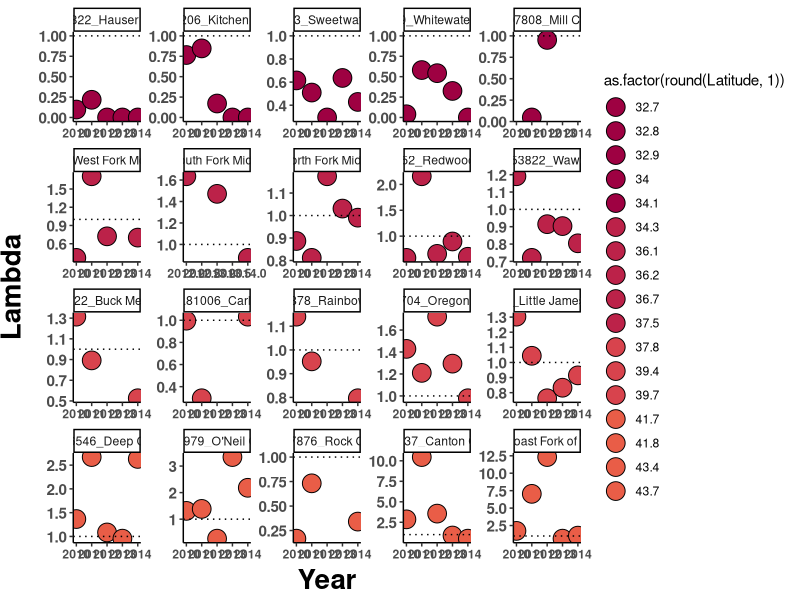

This chart was generated by the following R code: (Note: this script raises an error after producing the figure.)
#### PROJECT: Evolutionary rescue of Mimulus cardinalis populations during extreme drought
#### PURPOSE OF THIS SCRIPT: Produce demography graphs for publication
#### AUTHOR: Amy Angert & Daniel Anstett
#### DATE LAST MODIFIED: 20240627


#*******************************************************************************
#### 0. Clean workspace and load required packages
#*******************************************************************************

# Remove objects and clear workspace
rm(list = ls(all=TRUE))

# Make vector of packages needed
packages_needed <- c("tidyverse", "RColorBrewer","cowplot")

# Install packages needed (if not already installed)
for (i in 1:length(packages_needed)){
  if(!(packages_needed[i] %in% installed.packages())){install.packages(packages_needed[i])}
}

# Load packages needed
for (i in 1:length(packages_needed)){
  library(packages_needed[i], character.only = TRUE)
}


#*******************************************************************************
### 1. Read in lambda estimates for each site and year 
#*******************************************************************************
dat <- read.csv("data/demography data/siteYear.lambda_2010-2019.csv") %>% 
  mutate(Site.Name=paste(Latitude,Site, sep = "_")) 

# add color ramp column
color <- read_csv("data/genomic_data/pop_meta_data.csv") %>% 
  dplyr::select(Site, Lat.Color) %>% 
  unique()

dat <- left_join(dat, color)

dat_pre <- dat %>% filter(Year<2012)
dat_drought <- dat %>% filter(between(Year,2012,2014))
dat_recovery <- dat %>% filter(between(Year,2015,2017))
dat_post <- dat %>% filter(Year>2017)

dat_decline <- dat %>% filter(Year<2015)

#*******************************************************************************
### 1. Visualize declines over time for all sites (Fig S1)
#*******************************************************************************

#Decline only
ggplot(dat_decline, aes(x=Year, y=lambda)) +
  geom_point(aes(fill=as.factor(round(Latitude, 1))), shape=21, size=6) +
  #geom_smooth(method=lm, aes(color=as.factor(round(Latitude, 1)))) + 
  scale_fill_manual(values=dat_decline$Lat.Color) +
  scale_y_continuous(name="Lambda")+ scale_x_continuous(name="Year")+
  geom_hline(yintercept=1, linetype="dotted") +
  facet_wrap(~Site.Name, scale="free") + theme_classic() + theme(
    #facet_wrap(~Site.Lat, scale="free") + theme_classic() + theme(
    axis.text.x = element_text(face="bold"),
    axis.text.y = element_text(size=11,face="bold"),
    axis.title.x = element_text(color="black", size=20, vjust = 0.5, face="bold"),
    axis.title.y = element_text(color="black", size=20,vjust = 2, face="bold",hjust=0.5))
#+
#theme(strip.background = element_blank(), strip.text.x = element_blank(),
#     legend.title = element_blank())

ggsave("Graphs/Demography/01_decline.pdf",width=14, height = 8, units = "in")


#*******************************************************************************
### 3. Visualize estimates over time for all sites (Fig S9)
#*******************************************************************************

#Decline & Recovery
ggplot(dat, aes(x=Year, y=lambda)) +
  geom_point(data=filter(dat, Year<2012), col="grey") +
  geom_point(data=filter(dat, between(Year,2012,2014)), col="red") +
  geom_point(data=filter(dat, between(Year,2015,2017)), col="blue") +
  geom_point(data=filter(dat, Year>2017), col="grey") +
  scale_y_continuous(name="Lambda")+ scale_x_continuous(name="Year")+
  geom_hline(yintercept=1, linetype="dotted") +
  facet_wrap(~Site.Name, scale="free") + theme_classic() + theme(
  #facet_wrap(~Site.Lat, scale="free") + theme_classic() + theme(
    axis.text.x = element_text(face="bold"),
    axis.text.y = element_text(size=11,face="bold"),
    axis.title.x = element_text(color="black", size=20, vjust = 0.5, face="bold"),
    axis.title.y = element_text(color="black", size=20,vjust = 2, face="bold",hjust=0.5))
#+
#theme(strip.background = element_blank(), strip.text.x = element_blank(),
#     legend.title = element_blank())

ggsave("Graphs/Demography/01_decline_recovery.pdf",width=14, height = 8, units = "in")


#*******************************************************************************
### 4. Visualize estimates over time for select sites
#*******************************************************************************

#Kitchen creek
dat_kitchen <- dat %>% filter(Paper_ID==15)
plot_1 <- ggplot(dat_kitchen, aes(x=Year, y=lambda)) + geom_point(size=2) +
  geom_smooth(data=filter(dat_kitchen, Year<2015), method="lm", se=FALSE, col="red") +
  geom_smooth(data=filter(dat_kitchen, Year>2014), method="lm", se=FALSE, col="blue") +
  scale_y_continuous(name="Lambda")+ scale_x_continuous(name="")+
  geom_hline(yintercept=1, linetype="dotted") + theme_classic() + theme(
    #facet_wrap(~Site.Lat, scale="free") + theme_classic() + theme(
    axis.text.x = element_text(size=18,face="bold"),
    axis.text.y = element_text(size=18,face="bold"),
    axis.title.x = element_text(color="black", size=20, vjust = 0.5, face="bold"),
    axis.title.y = element_text(color="black", size=22,vjust = 2, face="bold",hjust=0.5))
ggsave("Graphs/Demography/sites/01_kitchen.pdf",width=6, height = 4, units = "in")

#Wawona
dat_Wawona <- dat %>% filter(Paper_ID==5)
plot_2 <- ggplot(dat_Wawona, aes(x=Year, y=lambda)) + geom_point(size=2) +
  geom_smooth(data=filter(dat_Wawona, Year<2015), method="lm", se=FALSE, col="red") +
  geom_smooth(data=filter(dat_Wawona, Year>2014), method="lm", se=FALSE, col="blue") +
  scale_y_continuous(name="Lambda")+ scale_x_continuous(name="")+
  geom_hline(yintercept=1, linetype="dotted") + theme_classic() + theme(
    #facet_wrap(~Site.Lat, scale="free") + theme_classic() + theme(
    axis.text.x = element_text(size=18,face="bold"),
    axis.text.y = element_text(size=18,face="bold"),
    axis.title.x = element_text(color="black", size=20, vjust = 0.5, face="bold"),
    axis.title.y = element_text(color="black", size=22,vjust = 2, face="bold",hjust=0.5))
ggsave("Graphs/Demography/sites/02_wawona.pdf",width=6, height = 4, units = "in")

#Little Jamison
dat_little <- dat %>% filter(Paper_ID==7)
plot_3 <- ggplot(dat_little, aes(x=Year, y=lambda)) + geom_point(size=2) +
  geom_smooth(data=filter(dat_little, Year<2015), method="lm", se=FALSE, col="red") +
  geom_smooth(data=filter(dat_little, Year>2014), method="lm", se=FALSE, col="blue") +
  scale_y_continuous(name="Lambda")+ scale_x_continuous(name="")+
  geom_hline(yintercept=1, linetype="dotted") + theme_classic() + theme(
    #facet_wrap(~Site.Lat, scale="free") + theme_classic() + theme(
    axis.text.x = element_text(size=18,face="bold"),
    axis.text.y = element_text(size=18,face="bold"),
    axis.title.x = element_text(color="black", size=20, vjust = 0.5, face="bold"),
    axis.title.y = element_text(color="black", size=22,vjust = 2, face="bold",hjust=0.5))
ggsave("Graphs/Demography/sites/03_little_jamison.pdf",width=6, height = 4, units = "in")

#Coast Fork of Willamette
dat_coast <- dat %>% filter(Paper_ID==55)
plot_4 <- ggplot(dat_coast, aes(x=Year, y=lambda)) + geom_point(size=2) +
  geom_smooth(data=filter(dat_coast, Year<2015), method="lm", se=FALSE, col="red") +
  geom_smooth(data=filter(dat_coast, Year>2014), method="lm", se=FALSE, col="blue") +
  scale_y_continuous(name="Lambda")+ scale_x_continuous(name="")+
  geom_hline(yintercept=1, linetype="dotted") + theme_classic() + theme(
    #facet_wrap(~Site.Lat, scale="free") + theme_classic() + theme(
    axis.text.x = element_text(size=18,face="bold"),
    axis.text.y = element_text(size=18,face="bold"),
    axis.title.x = element_text(color="black", size=20, vjust = 0.5, face="bold"),
    axis.title.y = element_text(color="black", size=22,vjust = 2, face="bold",hjust=0.5))
ggsave("Graphs/Demography/sites/04_coast_fork.pdf",width=6, height = 4, units = "in")


#*******************************************************************************
### 5. Visualize decline over time for select sites (Fig 1D)
#*******************************************************************************

#Little Jamison
dat_little <- dat %>% filter(Paper_ID==7) %>% filter(Year<2015)
plot_3 <- ggplot(dat_little, aes(x=Year, y=lambda)) + geom_point(size=4,shape=21,fill="#9BD7A4") +
  geom_smooth(data=filter(dat_little, Year<2015), method="lm", se=FALSE, col="#9BD7A4",size=1.5) +
  #geom_smooth(data=filter(dat_little, Year>2014), method="lm", se=FALSE, col="blue") +
  scale_y_continuous(name="Lambda")+ scale_x_continuous(name="")+
  geom_hline(yintercept=1, linetype="dotted",size=0.8) + theme_classic() + theme(
    #facet_wrap(~Site.Lat, scale="free") + theme_classic() + theme(
    axis.text.x = element_text(size=18,face="bold"),
    axis.text.y = element_text(size=18,face="bold"),
    axis.title.x = element_text(color="black", size=20, vjust = 0.5, face="bold"),
    axis.title.y = element_text(color="black", size=22,vjust = 2, face="bold",hjust=0.5))
plot_3
ggsave("Graphs/Demography/sites/05_little_jamison.pdf",width=5, height = 4, units = "in")
